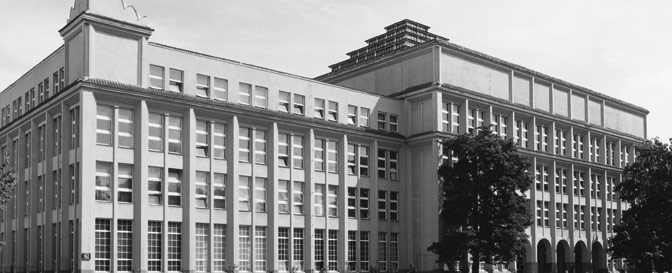
#> input picture Lab2/gray_image.png, 672 x 273 px
$ python 'part 1.py'
#> lines starting #> are read from the running program, lines starting #| are printed output that depends on the picture
import cv2
import numpy as np
from matplotlib import pyplot as plt

img = cv2.imread('gray_image.png')
#> img is the input picture: shape (273, 672, 3); min 3, max 253, mean 140.1

kernel = -np.ones((3,3),np.float32)
kernel[1][1] = 8;
dst = cv2.filter2D(img,-1,kernel)
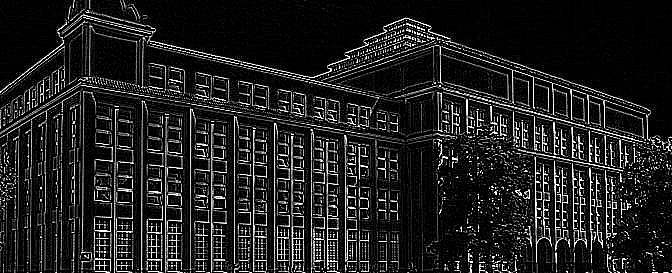
#> dst: shape (273, 672, 3); min 0, max 255, mean 32.3

added = cv2.add(img,dst)
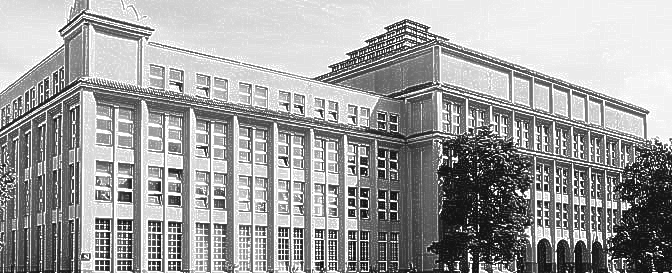
#> added: shape (273, 672, 3); min 3, max 255, mean 158.7

plt.subplot(221),plt.imshow(img),plt.title('Original')
plt.xticks([]), plt.yticks([])
plt.subplot(222),plt.imshow(dst),plt.title('Averaging')
plt.xticks([]), plt.yticks([])
plt.subplot(223),plt.imshow(added),plt.title('Add_Result')
plt.xticks([]), plt.yticks([])
plt.show()
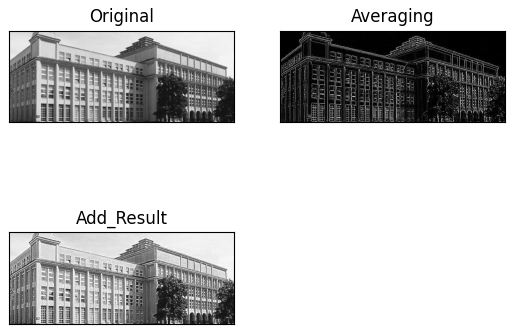
#> figure drawn by matplotlib, 3 panels
